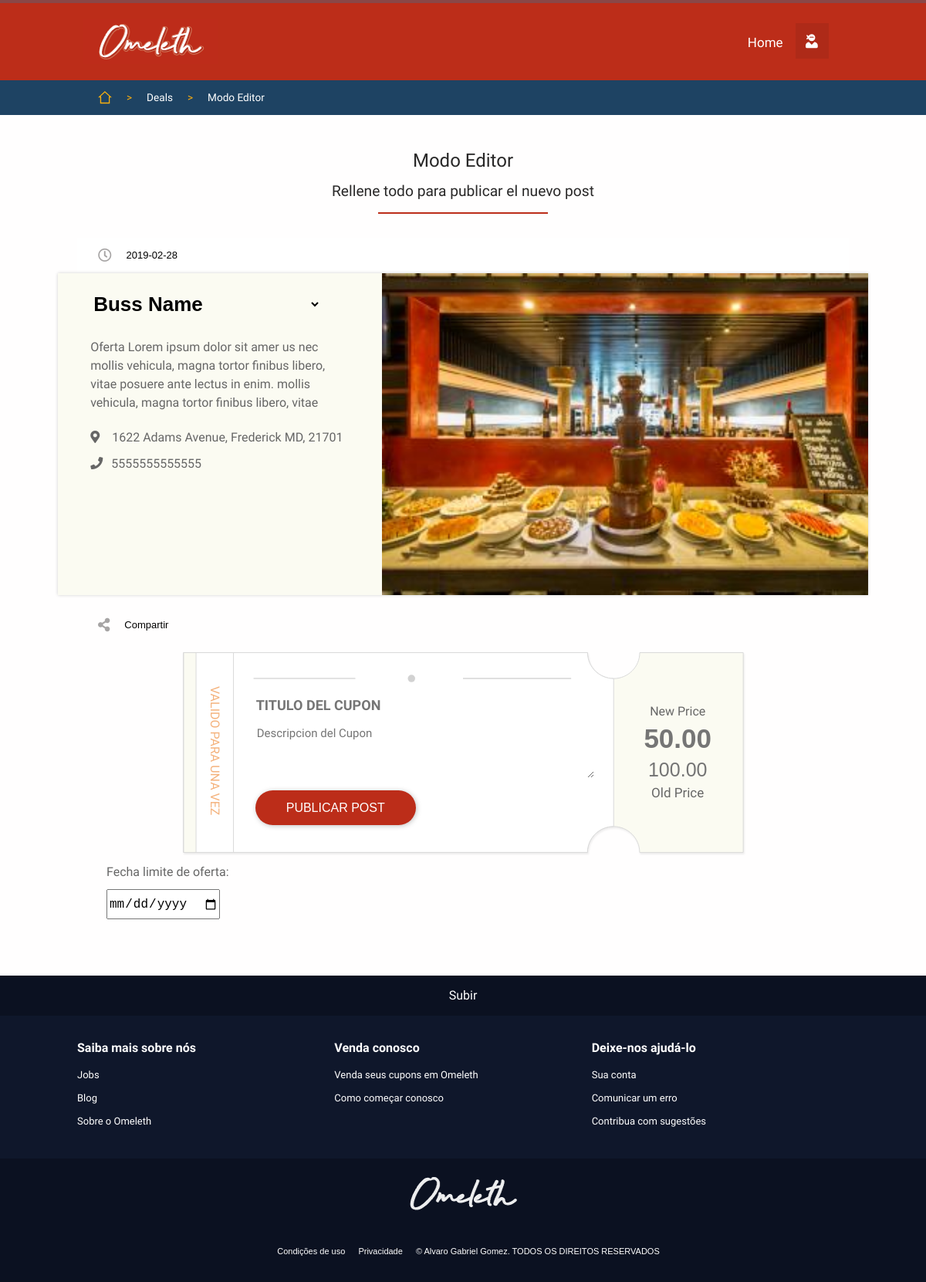
Screenshot of /new-post.php with the database file from the repository.
### tables this page shows
CREATE TABLE `buss` (
  `buss_id` int(10) UNSIGNED NOT NULL,
  `buss_name` varchar(500) DEFAULT 'Mollis Vehicula',
  `buss_dir` varchar(500) DEFAULT '1622  Adams Avenue, Frederick MD, 21701',
  `buss_phone` varchar(255) DEFAULT '5555555555555',
  `buss_url` varchar(500) DEFAULT 'http://ckj1.site11.com',
  `created_at` timestamp NOT NULL DEFAULT CURRENT_TIMESTAMP,
  `updated_at` timestamp NOT NULL DEFAULT CURRENT_TIMESTAMP ON UPDATE CURRENT_TIMESTAMP,
  `cover_url` varchar(500) NOT NULL DEFAULT 'img/buss/buss1.jpg',
  `active` int(1) NOT NULL DEFAULT '1',
  `auth` varchar(255) NOT NULL DEFAULT '1',
  `buss_uid` varchar(255) NOT NULL,
  `buss_pwd` varchar(255) NOT NULL,
  `buss_limits` int(2) UNSIGNED DEFAULT '3'
);

### includes/new-post-inc.php (called while the page is built, shortened)
<?php
require 'dbh-inc.php';
$sql = "
SELECT b.buss_name, b.buss_dir, b.buss_phone, b.buss_phone, b.buss_url, p.title, p.description, p.price_from, p.price_new, p.offer_end_at, p.created_at, p.updated_at, p.buss_id, p.post_hero_img_url, b.cover_url, CONCAT(YEAR(p.updated_at),'-', MONTH(p.updated_at), '-' , DAY(p.updated_at)) AS data
FROM posts as p
JOIN buss as b
    on b.buss_id = p.buss_id
AND p.active <> 0
";
    $results=mysqli_query($conn, $sql);
    $resultsCheck=mysqli_num_rows($results);
    $row = mysqli_fetch_array($results, MYSQLI_ASSOC);
    if($resultsCheck < 1){
        echo 'SQL ERROR';
        exit();
    }else{
        $post_buss_dir = mysqli_real_escape_string($conn, $row['buss_dir']);
        $post_buss_phone =mysqli_real_escape_string($conn,  $row['buss_phone']);
    }

### new-post.php (the view, shortened to what this page needs)
<?php
require 'includes/new-post-inc.php';
?>
<!DOCTYPE html>
<html lang="en">
<head>
    <link rel="stylesheet" type="text/css" href="style.css">
    <link rel="stylesheet" type="text/css" href="css/responsive.css">
    <link rel="stylesheet" href="https://use.fontawesome.com/releases/v5.6.1/css/fontawesome.css">
</head>
<body>
<div id="themoderfoquer">
<?php
require 'components/header.php';
?>
<div id="nav-bar">
<div id="nav-bar-container">
            <nav>
                <ul>
                    <li><a href="index.php"><div id="home-icon"></div></a></li>
                    <li class="navbar-divisor">></li>
                    <li><a href="deals.php" style="margin:0;padding:0;">Deals</a></li>
                    <li class="navbar-divisor">></li>
                    <li><span>Modo Editor<span></li>
                </ul>
            </nav>
</div>
</div>
<h1>Modo Editor</h1>
<?php
if(isset($_GET['status'])){
                if($_GET['status']=="success"){
                    echo '<h3> Listo!, el post debe estar publicado ya.</h3>';
                }
                }else{
                    echo'<h3>Rellene todo para publicar el nuevo post</h3>';
                }
?>
<div id="time-bar">
    <div id="time-bar-container">
            <nav>
                <ul>
                    <li><i style="font-size: 1.35em;color: #A6A4A4;margin: 14px 0px;" class="far fa-clock" ></i></li>
                    <li><?php echo date("Y-m-d"); ?></li>
                </ul>
            </nav>
    </div>
</div>
<section>
<div id="main-container">
     <div id="main">
    <div id="hero-deals-container">
        <div id="hero-deals">
            <div class="col1">
<form action="includes/ins-post-inc.php" method="POST">
                <div class="title-hero-deals">
                    <select class="buss_name_select" name="buss_name_select" autofocus>
                    <option value="">Buss Name</option>
                    </select>
                </div>
                <div class="desc-art">
                    <p>Oferta Lorem ipsum dolor sit amer us nec mollis vehicula, magna tortor finibus libero, vitae posuere ante lectus in enim. mollis vehicula, magna tortor finibus libero, vitae<br>
                    <div class="buss-dir">
                    <i class="fas fa-map-marker-alt" style="margin-right:16px;"></i><?php echo $post_buss_dir; ?>
                    </div>
                    <div class="buss-phone">
                    <i class="fas fa-phone" style="margin-right:11px;"></i><?php echo $post_buss_phone; ?>
                    </div>
                </p>
                </div>
            </div>
             <div class="col2">
                <img style="width: 100%;height: 100%;" src="img/buss/placeholder.jpg" alt="image deals">
            </div>
        </div>
    </div>
         <div id="share-bar">
             <div id="share-bar-container">
                <nav>
                    <ul>
                        <li><i style="font-size: 1.35em;color: #A6A4A4;margin: 14px 0px;" class="fas fa-share-alt" ></i></li>
                        <li>Compartir</li>
                    </ul>
                </nav>
            </div>
         </div>
         <div id="main-posts-container">
                <div class="main-post">
<div class="cupon-std">
<div class="cupon-col1">
<div>VALIDO PARA UNA VEZ</div>
</div>
<div class="cupon-col2">
<div class="cupon-titulo"><span><input class="title_new" type="text" name="title"  placeholder="TITULO DEL CUPON"></span></div>
<div class="cupon-desc"><span><textarea class="desc_new" name="description"  placeholder="Descripcion del Cupon" ></textarea></span>
</div>
<input type="submit" id="post_submit"class="cupon-boton button red" name="post-submit" value="PUBLICAR POST"/>
</div>
<div class="cupon-col3">
<div class="cupon-descuento">
<div class="porcentaje p-before"><input class="new_price" type="text" name="new_price" placeholder="50.00"></div>
<span class="s-porcentaje s-after"><input class="old_price" type="text" name="old_price" placeholder="100.00"></span>
</div>
</div>
</div>
<span class="final_offer_span">
    Fecha limite de oferta:
</span>
<br/>
<input class="final_offer" type="date" name="final_offer">
            </div>
    </div>
</div>
</section>
</div>
        <?php
            require 'components/footer.php';
        ?>
    <link rel="stylesheet" href="https://use.fontawesome.com/releases/v5.6.1/css/regular.css">
    <link rel="stylesheet" href="https://use.fontawesome.com/releases/v5.6.1/css/solid.css">
</body>
</html>

### rows the page displays
buss: buss_dir "1622 Adams Avenue, Frederick MD, 21701", buss_phone "5555555555555"
